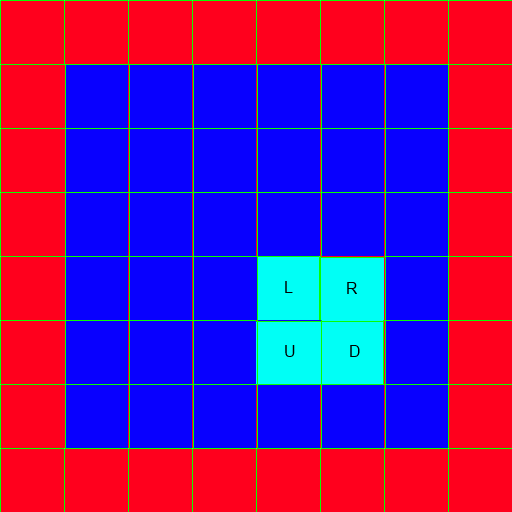

The image is a tile-based game level rendered from a .tmx file. Its description and source (layers, tilesets, objects; grid data summarised) follow:
An orthogonal 8x8 tile map with 64x64 px tiles, 1 tile layer (Tile Layer 1).

<map version="1.0" orientation="orthogonal" width="8" height="8" tilewidth="64" tileheight="64">
 <tileset firstgid="1" name="Tiles" tilewidth="64" tileheight="64">
  <image source="Tiles.png" width="192" height="192" />
  <tile id="0">
   <properties>
    <property name="wall" value="" />
   </properties>
  </tile>
 </tileset>
 <layer name="Tile Layer 1" width="8" height="8">
  <data>[64 cells, 64 non-empty, 6 distinct tile ids]</data>
 </layer>
</map>
